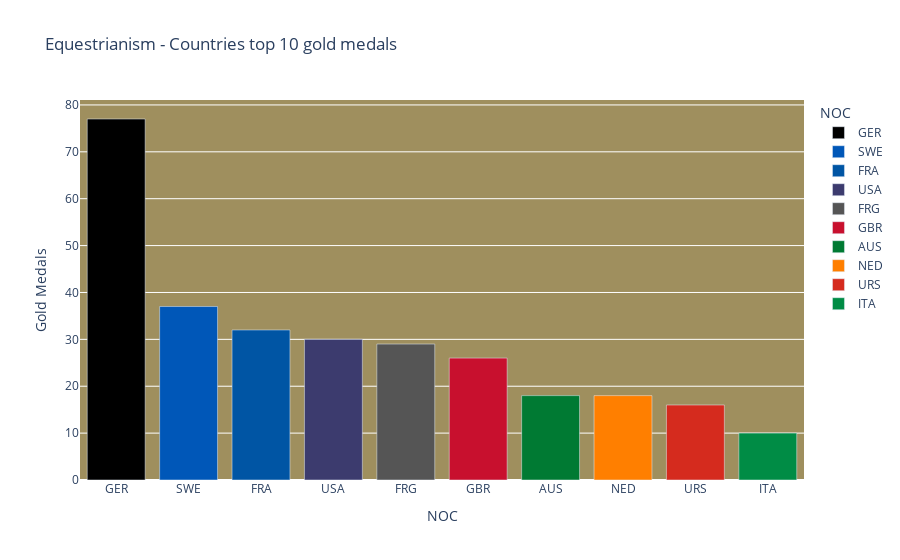

The code cell stored with this chart in its notebook:
### Markdown cell above
# Equestrianism

### Code cell
#sort on sports to find how equestrian sports is defined in the column-name
merged_sport = merged["Sport"].unique()
sport_equestrianism = merged[merged["Sport"] == "Equestrianism"]                       #sort out equestrianism
noc_region = merged[["NOC", "region"]].drop_duplicates().reset_index()

#Gold
sport_equestrianism_gold = sport_equestrianism[sport_equestrianism["Medal"] == "Gold"]

df_equestrian_gold = sport_equestrianism_gold["NOC"].value_counts().reset_index()    
df_equestrian_gold = df_equestrian_gold.rename(columns={"count": "Gold"})   

df_equestrian_noc_region_gold = df_equestrian_gold.merge(noc_region, on="NOC", how="left")

gold_equestrianism_top10 = df_equestrian_noc_region_gold.sort_values(by="Gold", ascending=False).head(10)  # top 10 med störst först.

country_colors = {
    "GER": "#000000",   
    "SWE": "#0057B8",   
    "FRA": "#0055A4",   
    "USA": "#3C3B6E",   
    "FRG": "#555555",  
    "GBR": "#C8102E",   
    "AUS": "#007A33",   
    "NED": "#FF7F00",  
    "URS": "#D52B1E",   
    "ITA": "#008C45"    
}

fig = px.bar(gold_equestrianism_top10,
            x="NOC",
            y="Gold", 
            title='Equestrianism - Countries top 10 gold medals',
            labels={'Gold':'Gold Medals'},
            color='NOC',                                                         # change från region to NOC
            color_discrete_map=flag_colors,                                      # country colors 
            category_orders={"NOC": gold_equestrianism_top10["NOC"].tolist()}    #Does not follow the order from ascending=False
            )                                                                    #asked chatGPT for help
fig.update_layout(
    plot_bgcolor="#9F8F5E",     # backgruond
    paper_bgcolor="white"         #Frame
)


fig.show()
gold_equestrianism_top10["NOC"].tolist()

### Figure 1 — Plotly figure (JSON) as saved in the notebook; plotly's stock layout.template omitted (floating-point values rounded to 4 significant figures)
{"data": [{"hovertemplate": "NOC=%{x}<br>Gold Medals=%{y}<extra></extra>", "legendgroup": "GER", "marker": {"color": "#000000", "pattern": {"shape": ""}}, "name": "GER", "orientation": "v", "showlegend": true, "textposition": "auto", "type": "bar", "x": ["GER"], "xaxis": "x", "y": [77], "yaxis": "y"}, {"hovertemplate": "NOC=%{x}<br>Gold Medals=%{y}<extra></extra>", "legendgroup": "SWE", "marker": {"color": "#0057B8", "pattern": {"shape": ""}}, "name": "SWE", "orientation": "v", "showlegend": true, "textposition": "auto", "type": "bar", "x": ["SWE"], "xaxis": "x", "y": [37], "yaxis": "y"}, {"hovertemplate": "NOC=%{x}<br>Gold Medals=%{y}<extra></extra>", "legendgroup": "FRA", "marker": {"color": "#0055A4", "pattern": {"shape": ""}}, "name": "FRA", "orientation": "v", "showlegend": true, "textposition": "auto", "type": "bar", "x": ["FRA"], "xaxis": "x", "y": [32], "yaxis": "y"}, {"hovertemplate": "NOC=%{x}<br>Gold Medals=%{y}<extra></extra>", "legendgroup": "USA", "marker": {"color": "#3C3B6E", "pattern": {"shape": ""}}, "name": "USA", "orientation": "v", "showlegend": true, "textposition": "auto", "type": "bar", "x": ["USA"], "xaxis": "x", "y": [30], "yaxis": "y"}, {"hovertemplate": "NOC=%{x}<br>Gold Medals=%{y}<extra></extra>", "legendgroup": "FRG", "marker": {"color": "#555555", "pattern": {"shape": ""}}, "name": "FRG", "orientation": "v", "showlegend": true, "textposition": "auto", "type": "bar", "x": ["FRG"], "xaxis": "x", "y": [29], "yaxis": "y"}, {"hovertemplate": "NOC=%{x}<br>Gold Medals=%{y}<extra></extra>", "legendgroup": "GBR", "marker": {"color": "#C8102E", "pattern": {"shape": ""}}, "name": "GBR", "orientation": "v", "showlegend": true, "textposition": "auto", "type": "bar", "x": ["GBR"], "xaxis": "x", "y": [26], "yaxis": "y"}, {"hovertemplate": "NOC=%{x}<br>Gold Medals=%{y}<extra></extra>", "legendgroup": "AUS", "marker": {"color": "#007A33", "pattern": {"shape": ""}}, "name": "AUS", "orientation": "v", "showlegend": true, "textposition": "auto", "type": "bar", "x": ["AUS"], "xaxis": "x", "y": [18], "yaxis": "y"}, {"hovertemplate": "NOC=%{x}<br>Gold Medals=%{y}<extra></extra>", "legendgroup": "NED", "marker": {"color": "#FF7F00", "pattern": {"shape": ""}}, "name": "NED", "orientation": "v", "showlegend": true, "textposition": "auto", "type": "bar", "x": ["NED"], "xaxis": "x", "y": [18], "yaxis": "y"}, {"hovertemplate": "NOC=%{x}<br>Gold Medals=%{y}<extra></extra>", "legendgroup": "URS", "marker": {"color": "#D52B1E", "pattern": {"shape": ""}}, "name": "URS", "orientation": "v", "showlegend": true, "textposition": "auto", "type": "bar", "x": ["URS"], "xaxis": "x", "y": [16], "yaxis": "y"}, {"hovertemplate": "NOC=%{x}<br>Gold Medals=%{y}<extra></extra>", "legendgroup": "ITA", "marker": {"color": "#008C45", "pattern": {"shape": ""}}, "name": "ITA", "orientation": "v", "showlegend": true, "textposition": "auto", "type": "bar", "x": ["ITA"], "xaxis": "x", "y": [10], "yaxis": "y"}], "layout": {"barmode": "relative", "legend": {"title": {"text": "NOC"}, "tracegroupgap": 0}, "paper_bgcolor": "white", "plot_bgcolor": "#9F8F5E", "title": {"text": "Equestrianism - Countries top 10 gold medals"}, "xaxis": {"anchor": "y", "categoryarray": ["GER", "SWE", "FRA", "USA", "FRG", "GBR", "AUS", "NED", "URS", "ITA"], "categoryorder": "array", "domain": [0, 1], "title": {"text": "NOC"}}, "yaxis": {"anchor": "x", "domain": [0, 1], "title": {"text": "Gold Medals"}}}}
